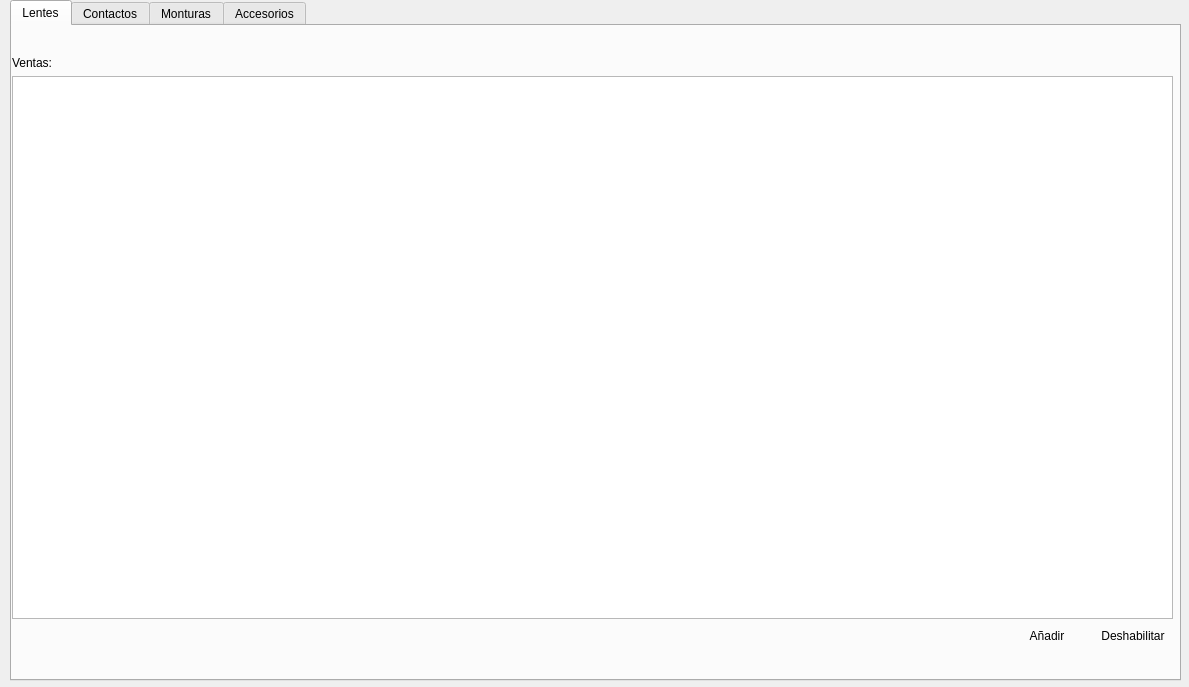
<?xml version="1.0" encoding="UTF-8"?>
<ui version="4.0">
 <class>ui_venta</class>
 <widget class="QDialog" name="ui_venta">
  <property name="geometry">
   <rect>
    <x>0</x>
    <y>0</y>
    <width>1189</width>
    <height>687</height>
   </rect>
  </property>
  <property name="windowTitle">
   <string>form</string>
  </property>
  <widget class="QTabWidget" name="tabWidget_ventas">
   <property name="geometry">
    <rect>
     <x>10</x>
     <y>0</y>
     <width>1171</width>
     <height>681</height>
    </rect>
   </property>
   <property name="currentIndex">
    <number>0</number>
   </property>
   <widget class="QWidget" name="tab">
    <attribute name="title">
     <string>Lentes</string>
    </attribute>
    <widget class="QWidget" name="layoutWidget">
     <property name="geometry">
      <rect>
       <x>0</x>
       <y>30</y>
       <width>1161</width>
       <height>611</height>
      </rect>
     </property>
     <layout class="QGridLayout" name="gridLayout_9">
      <item row="0" column="0">
       <layout class="QGridLayout" name="gridLayout_10">
        <item row="1" column="0">
         <spacer name="horizontalSpacer_6">
          <property name="orientation">
           <enum>Qt::Horizontal</enum>
          </property>
          <property name="sizeHint" stdset="0">
           <size>
            <width>650</width>
            <height>20</height>
           </size>
          </property>
         </spacer>
        </item>
        <item row="0" column="0">
         <layout class="QGridLayout" name="gridLayout_11">
          <item row="0" column="0">
           <layout class="QGridLayout" name="gridLayout_12">
            <item row="0" column="0">
             <layout class="QGridLayout" name="gridLayout_13">
              <item row="0" column="0">
               <widget class="QLabel" name="label_3">
                <property name="sizePolicy">
                 <sizepolicy hsizetype="Fixed" vsizetype="Preferred">
                  <horstretch>0</horstretch>
                  <verstretch>0</verstretch>
                 </sizepolicy>
                </property>
                <property name="text">
                 <string>Ventas:</string>
                </property>
               </widget>
              </item>
              <item row="1" column="0">
               <widget class="QTableView" name="tableView_luna"/>
              </item>
             </layout>
            </item>
            <item row="1" column="0">
             <layout class="QGridLayout" name="gridLayout_24">
              <item row="0" column="0">
               <spacer name="horizontalSpacer_5">
                <property name="orientation">
                 <enum>Qt::Horizontal</enum>
                </property>
                <property name="sizeHint" stdset="0">
                 <size>
                  <width>40</width>
                  <height>20</height>
                 </size>
                </property>
               </spacer>
              </item>
              <item row="0" column="1">
               <widget class="QPushButton" name="pushButton_2">
                <property name="sizePolicy">
                 <sizepolicy hsizetype="Fixed" vsizetype="Fixed">
                  <horstretch>0</horstretch>
                  <verstretch>0</verstretch>
                 </sizepolicy>
                </property>
                <property name="text">
                 <string>Añadir</string>
                </property>
                <property name="icon">
                 <iconset resource="Icons/Icons.qrc">
                  <normaloff>:/Icons/1349716423_sq_plus.png</normaloff>:/Icons/1349716423_sq_plus.png</iconset>
                </property>
                <property name="flat">
                 <bool>true</bool>
                </property>
               </widget>
              </item>
              <item row="0" column="2">
               <widget class="QPushButton" name="pushButton_10">
                <property name="sizePolicy">
                 <sizepolicy hsizetype="Fixed" vsizetype="Fixed">
                  <horstretch>0</horstretch>
                  <verstretch>0</verstretch>
                 </sizepolicy>
                </property>
                <property name="text">
                 <string>Deshabilitar</string>
                </property>
                <property name="icon">
                 <iconset resource="Icons/Icons.qrc">
                  <normaloff>:/Icons/1349716432_round_minus.png</normaloff>:/Icons/1349716432_round_minus.png</iconset>
                </property>
                <property name="flat">
                 <bool>true</bool>
                </property>
               </widget>
              </item>
             </layout>
            </item>
           </layout>
          </item>
         </layout>
        </item>
       </layout>
      </item>
     </layout>
    </widget>
    <widget class="QWidget" name="layoutWidget_2">
     <property name="geometry">
      <rect>
       <x>0</x>
       <y>0</y>
       <width>1161</width>
       <height>31</height>
      </rect>
     </property>
     <layout class="QGridLayout" name="gridLayout_14">
      <item row="0" column="2">
       <spacer name="horizontalSpacer_7">
        <property name="orientation">
         <enum>Qt::Horizontal</enum>
        </property>
        <property name="sizeHint" stdset="0">
         <size>
          <width>40</width>
          <height>20</height>
         </size>
        </property>
       </spacer>
      </item>
      <item row="0" column="1">
       <layout class="QGridLayout" name="gridLayout_15"/>
      </item>
      <item row="0" column="0">
       <spacer name="horizontalSpacer_8">
        <property name="orientation">
         <enum>Qt::Horizontal</enum>
        </property>
        <property name="sizeHint" stdset="0">
         <size>
          <width>40</width>
          <height>20</height>
         </size>
        </property>
       </spacer>
      </item>
     </layout>
    </widget>
   </widget>
   <widget class="QWidget" name="tab_2">
    <attribute name="title">
     <string>Contactos</string>
    </attribute>
    <widget class="QWidget" name="layoutWidget_3">
     <property name="geometry">
      <rect>
       <x>0</x>
       <y>0</y>
       <width>1171</width>
       <height>31</height>
      </rect>
     </property>
     <layout class="QGridLayout" name="gridLayout_18">
      <item row="0" column="2">
       <spacer name="horizontalSpacer_11">
        <property name="orientation">
         <enum>Qt::Horizontal</enum>
        </property>
        <property name="sizeHint" stdset="0">
         <size>
          <width>40</width>
          <height>20</height>
         </size>
        </property>
       </spacer>
      </item>
      <item row="0" column="1">
       <layout class="QGridLayout" name="gridLayout_19"/>
      </item>
      <item row="0" column="0">
       <spacer name="horizontalSpacer_12">
        <property name="orientation">
         <enum>Qt::Horizontal</enum>
        </property>
        <property name="sizeHint" stdset="0">
         <size>
          <width>40</width>
          <height>20</height>
         </size>
        </property>
       </spacer>
      </item>
     </layout>
    </widget>
    <widget class="QWidget" name="layoutWidget_4">
     <property name="geometry">
      <rect>
       <x>0</x>
       <y>30</y>
       <width>1161</width>
       <height>611</height>
      </rect>
     </property>
     <layout class="QGridLayout" name="gridLayout_16">
      <item row="0" column="0">
       <layout class="QGridLayout" name="gridLayout_17">
        <item row="1" column="0">
         <spacer name="horizontalSpacer_9">
          <property name="orientation">
           <enum>Qt::Horizontal</enum>
          </property>
          <property name="sizeHint" stdset="0">
           <size>
            <width>650</width>
            <height>20</height>
           </size>
          </property>
         </spacer>
        </item>
        <item row="0" column="0">
         <layout class="QGridLayout" name="gridLayout_20">
          <item row="0" column="0">
           <layout class="QGridLayout" name="gridLayout_21">
            <item row="1" column="0">
             <layout class="QGridLayout" name="gridLayout_25">
              <item row="0" column="0">
               <spacer name="horizontalSpacer_10">
                <property name="orientation">
                 <enum>Qt::Horizontal</enum>
                </property>
                <property name="sizeHint" stdset="0">
                 <size>
                  <width>40</width>
                  <height>20</height>
                 </size>
                </property>
               </spacer>
              </item>
              <item row="0" column="1">
               <widget class="QPushButton" name="pushButton_3">
                <property name="sizePolicy">
                 <sizepolicy hsizetype="Fixed" vsizetype="Fixed">
                  <horstretch>0</horstretch>
                  <verstretch>0</verstretch>
                 </sizepolicy>
                </property>
                <property name="text">
                 <string>Añadir</string>
                </property>
                <property name="icon">
                 <iconset resource="Icons/Icons.qrc">
                  <normaloff>:/Icons/1349716423_sq_plus.png</normaloff>:/Icons/1349716423_sq_plus.png</iconset>
                </property>
                <property name="flat">
                 <bool>true</bool>
                </property>
               </widget>
              </item>
              <item row="0" column="2">
               <widget class="QPushButton" name="pushButton_12">
                <property name="sizePolicy">
                 <sizepolicy hsizetype="Fixed" vsizetype="Fixed">
                  <horstretch>0</horstretch>
                  <verstretch>0</verstretch>
                 </sizepolicy>
                </property>
                <property name="text">
                 <string>Deshabilitar</string>
                </property>
                <property name="icon">
                 <iconset resource="Icons/Icons.qrc">
                  <normaloff>:/Icons/1349716432_round_minus.png</normaloff>:/Icons/1349716432_round_minus.png</iconset>
                </property>
                <property name="flat">
                 <bool>true</bool>
                </property>
               </widget>
              </item>
             </layout>
            </item>
            <item row="0" column="0">
             <layout class="QGridLayout" name="gridLayout_22">
              <item row="0" column="0">
               <widget class="QLabel" name="label_5">
                <property name="sizePolicy">
                 <sizepolicy hsizetype="Fixed" vsizetype="Preferred">
                  <horstretch>0</horstretch>
                  <verstretch>0</verstretch>
                 </sizepolicy>
                </property>
                <property name="text">
                 <string>Ventas:</string>
                </property>
               </widget>
              </item>
              <item row="1" column="0">
               <widget class="QTableView" name="tableView_2"/>
              </item>
             </layout>
            </item>
           </layout>
          </item>
         </layout>
        </item>
       </layout>
      </item>
     </layout>
    </widget>
   </widget>
   <widget class="QWidget" name="tab_3">
    <attribute name="title">
     <string>Monturas</string>
    </attribute>
    <widget class="QWidget" name="layoutWidget_5">
     <property name="geometry">
      <rect>
       <x>0</x>
       <y>0</y>
       <width>1161</width>
       <height>31</height>
      </rect>
     </property>
     <layout class="QGridLayout" name="gridLayout_23">
      <item row="0" column="1">
       <layout class="QGridLayout" name="gridLayout_26"/>
      </item>
      <item row="0" column="2">
       <spacer name="horizontalSpacer_13">
        <property name="orientation">
         <enum>Qt::Horizontal</enum>
        </property>
        <property name="sizeHint" stdset="0">
         <size>
          <width>40</width>
          <height>20</height>
         </size>
        </property>
       </spacer>
      </item>
      <item row="0" column="0">
       <spacer name="horizontalSpacer_14">
        <property name="orientation">
         <enum>Qt::Horizontal</enum>
        </property>
        <property name="sizeHint" stdset="0">
         <size>
          <width>40</width>
          <height>20</height>
         </size>
        </property>
       </spacer>
      </item>
     </layout>
    </widget>
    <widget class="QWidget" name="layoutWidget_6">
     <property name="geometry">
      <rect>
       <x>0</x>
       <y>30</y>
       <width>1161</width>
       <height>611</height>
      </rect>
     </property>
     <layout class="QGridLayout" name="gridLayout_37">
      <item row="1" column="0">
       <spacer name="horizontalSpacer_19">
        <property name="orientation">
         <enum>Qt::Horizontal</enum>
        </property>
        <property name="sizeHint" stdset="0">
         <size>
          <width>650</width>
          <height>20</height>
         </size>
        </property>
       </spacer>
      </item>
      <item row="0" column="0">
       <layout class="QGridLayout" name="gridLayout_38">
        <item row="0" column="0">
         <layout class="QGridLayout" name="gridLayout_39">
          <item row="0" column="0">
           <layout class="QGridLayout" name="gridLayout_40">
            <item row="0" column="0">
             <widget class="QLabel" name="label_10">
              <property name="sizePolicy">
               <sizepolicy hsizetype="Fixed" vsizetype="Preferred">
                <horstretch>0</horstretch>
                <verstretch>0</verstretch>
               </sizepolicy>
              </property>
              <property name="text">
               <string>Ventas:</string>
              </property>
             </widget>
            </item>
           </layout>
          </item>
          <item row="2" column="0">
           <layout class="QGridLayout" name="gridLayout_41">
            <item row="0" column="0">
             <spacer name="horizontalSpacer_20">
              <property name="orientation">
               <enum>Qt::Horizontal</enum>
              </property>
              <property name="sizeHint" stdset="0">
               <size>
                <width>40</width>
                <height>20</height>
               </size>
              </property>
             </spacer>
            </item>
            <item row="0" column="1">
             <widget class="QPushButton" name="pushButton_13">
              <property name="sizePolicy">
               <sizepolicy hsizetype="Fixed" vsizetype="Fixed">
                <horstretch>0</horstretch>
                <verstretch>0</verstretch>
               </sizepolicy>
              </property>
              <property name="text">
               <string>Añadir</string>
              </property>
              <property name="icon">
               <iconset resource="Icons/Icons.qrc">
                <normaloff>:/Icons/1349716423_sq_plus.png</normaloff>:/Icons/1349716423_sq_plus.png</iconset>
              </property>
              <property name="flat">
               <bool>true</bool>
              </property>
             </widget>
            </item>
            <item row="0" column="2">
             <widget class="QPushButton" name="pushButton_18">
              <property name="sizePolicy">
               <sizepolicy hsizetype="Fixed" vsizetype="Fixed">
                <horstretch>0</horstretch>
                <verstretch>0</verstretch>
               </sizepolicy>
              </property>
              <property name="text">
               <string>Deshabilitar</string>
              </property>
              <property name="icon">
               <iconset resource="Icons/Icons.qrc">
                <normaloff>:/Icons/1349716432_round_minus.png</normaloff>:/Icons/1349716432_round_minus.png</iconset>
              </property>
              <property name="flat">
               <bool>true</bool>
              </property>
             </widget>
            </item>
           </layout>
          </item>
          <item row="1" column="0">
           <widget class="QTableView" name="tableView_5"/>
          </item>
         </layout>
        </item>
       </layout>
      </item>
     </layout>
    </widget>
   </widget>
   <widget class="QWidget" name="tab_4">
    <attribute name="title">
     <string>Accesorios</string>
    </attribute>
    <widget class="QWidget" name="layoutWidget_7">
     <property name="geometry">
      <rect>
       <x>0</x>
       <y>0</y>
       <width>1161</width>
       <height>31</height>
      </rect>
     </property>
     <layout class="QGridLayout" name="gridLayout_42">
      <item row="0" column="0">
       <spacer name="horizontalSpacer_22">
        <property name="orientation">
         <enum>Qt::Horizontal</enum>
        </property>
        <property name="sizeHint" stdset="0">
         <size>
          <width>40</width>
          <height>20</height>
         </size>
        </property>
       </spacer>
      </item>
      <item row="0" column="1">
       <spacer name="horizontalSpacer_21">
        <property name="orientation">
         <enum>Qt::Horizontal</enum>
        </property>
        <property name="sizeHint" stdset="0">
         <size>
          <width>40</width>
          <height>20</height>
         </size>
        </property>
       </spacer>
      </item>
     </layout>
    </widget>
    <widget class="QWidget" name="layoutWidget_8">
     <property name="geometry">
      <rect>
       <x>0</x>
       <y>30</y>
       <width>1161</width>
       <height>611</height>
      </rect>
     </property>
     <layout class="QGridLayout" name="gridLayout_44">
      <item row="1" column="0">
       <spacer name="horizontalSpacer_23">
        <property name="orientation">
         <enum>Qt::Horizontal</enum>
        </property>
        <property name="sizeHint" stdset="0">
         <size>
          <width>650</width>
          <height>20</height>
         </size>
        </property>
       </spacer>
      </item>
      <item row="0" column="0">
       <layout class="QGridLayout" name="gridLayout_45">
        <item row="0" column="0">
         <layout class="QGridLayout" name="gridLayout_46">
          <item row="0" column="0">
           <layout class="QGridLayout" name="gridLayout_47">
            <item row="0" column="0">
             <widget class="QLabel" name="label_12">
              <property name="sizePolicy">
               <sizepolicy hsizetype="Fixed" vsizetype="Preferred">
                <horstretch>0</horstretch>
                <verstretch>0</verstretch>
               </sizepolicy>
              </property>
              <property name="text">
               <string>Ventas:</string>
              </property>
             </widget>
            </item>
            <item row="1" column="0">
             <widget class="QTableView" name="tableView_6"/>
            </item>
           </layout>
          </item>
          <item row="1" column="0">
           <layout class="QGridLayout" name="gridLayout_48">
            <item row="0" column="0">
             <spacer name="horizontalSpacer_24">
              <property name="orientation">
               <enum>Qt::Horizontal</enum>
              </property>
              <property name="sizeHint" stdset="0">
               <size>
                <width>40</width>
                <height>20</height>
               </size>
              </property>
             </spacer>
            </item>
            <item row="0" column="1">
             <widget class="QPushButton" name="pushButton_20">
              <property name="sizePolicy">
               <sizepolicy hsizetype="Fixed" vsizetype="Fixed">
                <horstretch>0</horstretch>
                <verstretch>0</verstretch>
               </sizepolicy>
              </property>
              <property name="text">
               <string>Añadir</string>
              </property>
              <property name="icon">
               <iconset resource="Icons/Icons.qrc">
                <normaloff>:/Icons/1349716423_sq_plus.png</normaloff>:/Icons/1349716423_sq_plus.png</iconset>
              </property>
              <property name="flat">
               <bool>true</bool>
              </property>
             </widget>
            </item>
            <item row="0" column="2">
             <widget class="QPushButton" name="pushButton_22">
              <property name="sizePolicy">
               <sizepolicy hsizetype="Fixed" vsizetype="Fixed">
                <horstretch>0</horstretch>
                <verstretch>0</verstretch>
               </sizepolicy>
              </property>
              <property name="text">
               <string>Deshabilitar</string>
              </property>
              <property name="icon">
               <iconset resource="Icons/Icons.qrc">
                <normaloff>:/Icons/1349716432_round_minus.png</normaloff>:/Icons/1349716432_round_minus.png</iconset>
              </property>
              <property name="flat">
               <bool>true</bool>
              </property>
             </widget>
            </item>
           </layout>
          </item>
         </layout>
        </item>
       </layout>
      </item>
     </layout>
    </widget>
   </widget>
  </widget>
 </widget>
 <resources>
  <include location="Icons/Icons.qrc"/>
 </resources>
 <connections/>
</ui>
